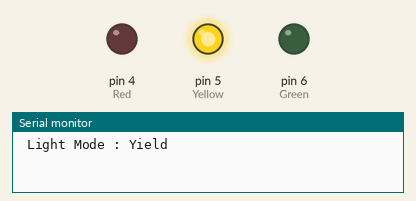
Simulated run of this sketch. Board: Arduino Uno, built with avr-gcc and run on an emulated ATmega328P. Parts: output pins drawn as LEDs (lit = HIGH), the last lines printed to the serial monitor.

Above: at 0.5 s.
At 2.0 s:
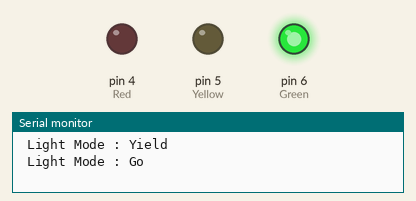
At 4.0 s:
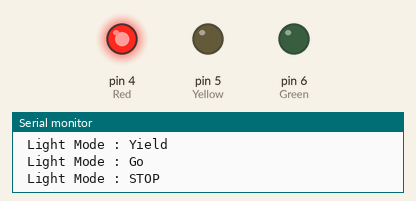
Timing chart, 0 to 6.5 s (numbered marks = the images above):
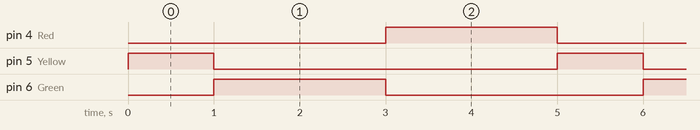

Measured:
- by itself, pin 4 (Red), pin 6 (Green): alternates HIGH for 2.0 s and LOW for 3.0 s
- by itself, pin 5 (Yellow): alternates HIGH for 1.0 s and LOW for 4.0 s
- by itself, everything shown: repeats every 5.0 s, in 3 steps

The sketch:

Traffic_Lights_Ex4.ino
```cpp
int Red=4;
int Yellow=5;//create a variable "Yellow" with a value of 5
int Green=6;

void setup() {
  // put your setup code here, to run once:
pinMode(Green,OUTPUT); //set pin as output
pinMode(Yellow,OUTPUT); //set Yellow as output
pinMode(Red,OUTPUT); //set pin as output

digitalWrite(Green,LOW); //initial state
digitalWrite(Yellow,LOW); //initial state
digitalWrite(Red,LOW); //initial state

Serial.begin(9600);//Start serial monitor
}

void loop() {
//Yield

digitalWrite(Green,LOW);
digitalWrite(Yellow,HIGH); //yellow led is on
digitalWrite(Red,LOW);

Serial.println(" Light Mode : Yield ");
delay(1000);

// Go
digitalWrite(Green,HIGH); //green led is on
digitalWrite(Yellow,LOW);
digitalWrite(Red,LOW);

Serial.println(" Light Mode : Go ");
delay(2000);//delay of 2 seconds

// Stop
digitalWrite(Green,LOW);
digitalWrite(Yellow,LOW);
digitalWrite(Red,HIGH); //red led is on

Serial.println(" Light Mode : STOP ");
delay(2000);
}
```
